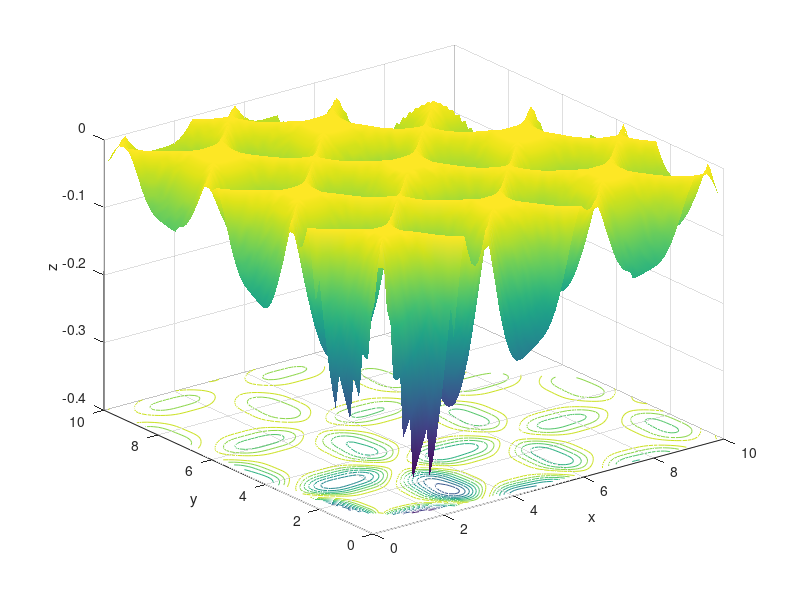

Write the MATLAB code that produced this figure.
function Bump()
clear, clf,
a=0; b=10; n=100; eps1=0.01;
x=linspace(a,b,n);
y=linspace(a,b,n);
[X,Y]=meshgrid(x,y);
for i=1:n
    for j=1:n
        if (X(i,j)*Y(i,j))<0.75
            z(i,j)=NaN;
        elseif (X(i,j)+Y(i,j))>7.5*2
            z(i,j)=NaN;
        else
            temp0=cos(X(i,j))^4+cos(Y(i,j))^4;
            temp1=2*(cos(X(i,j))^2)*(cos(X(i,j))^2);
            temp2=sqrt(X(i,j)^2+2*Y(i,j)^2);
            z(i,j)=-abs((temp0-temp1)/temp2);
        end
    end
end
% zz=ones(1,n); plot3(x,x,zz),grid off,hold on
surfc(X,Y,z)
xlabel('x'),ylabel('y'),zlabel('z') % box on
shading interp